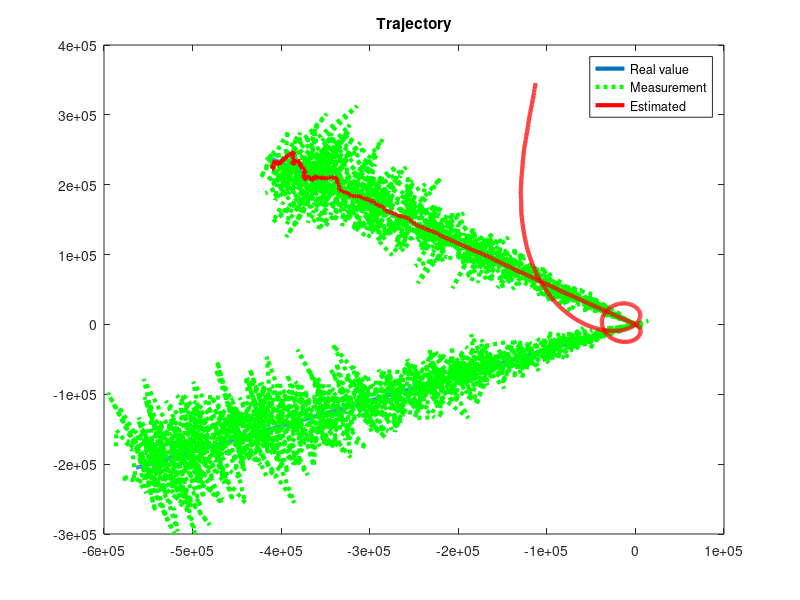
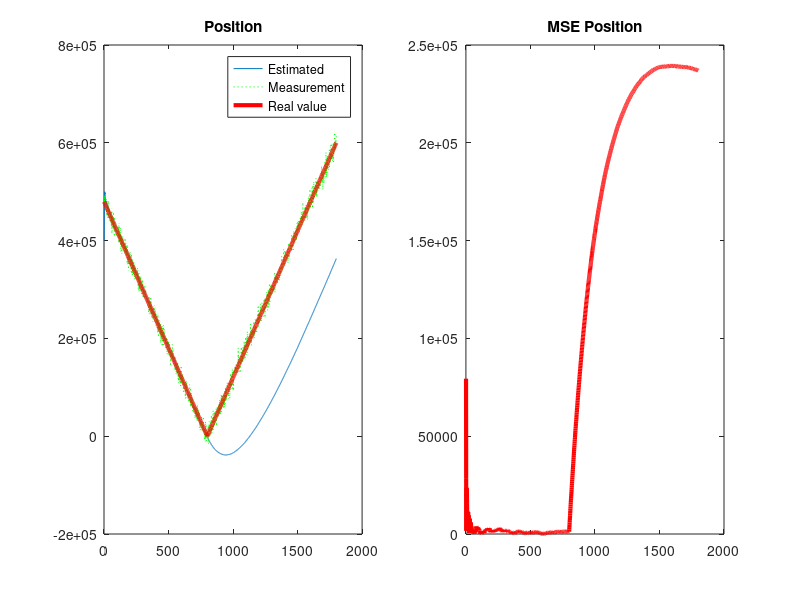
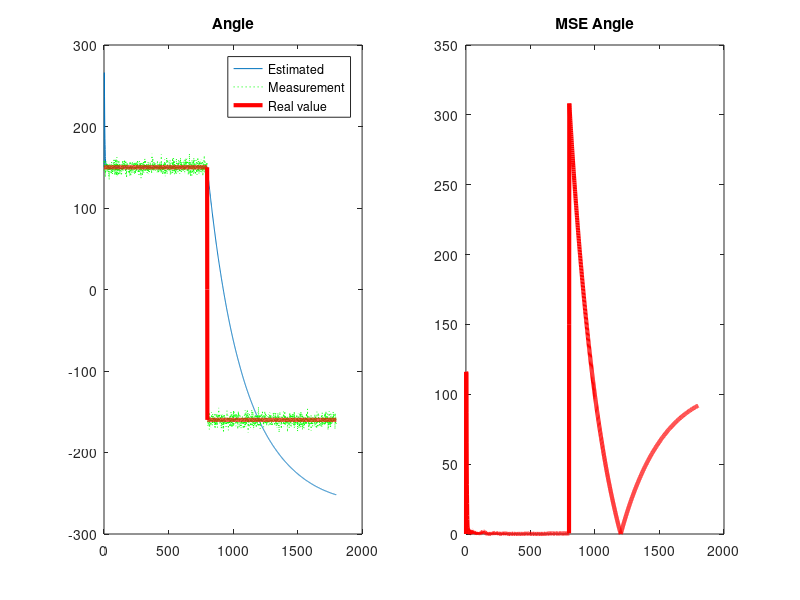

Write the MATLAB code that produced these figures, in order.
function [] = kalman_reset(ver)
%close all
clc

if (nargin < 1)
    ver = 1;
end
m = 1800;
n = 1:m;
K = 800;

T = 1;

s_rho = 1e8;
s_theta = 25;

V = 600;  %Velocidad radial

%Rumbo
R = 330;

%Ruido Blanco
v_rho = s_rho^0.5*randn(size(n));
v_theta = s_theta^0.5*randn(size(n));

%Valores Iniciales
rho  = 400000;
theta = 150;

% Generacion de datos
x(1) = rho*sin(theta*pi/180);
y(1) = rho*cos(theta*pi/180);

for k = 2:K
    x(k) = x(k-1) + V*sin(R*pi/180)*T;
    y(k) = y(k-1) + V*cos(R*pi/180)*T;
end

 R = 200;

for k = K+1:m
    x(k) = x(k-1) + V*sin(R*pi/180)*T;
    y(k) = y(k-1) + V*cos(R*pi/180)*T;
end


x = 39700 +x;
y = -68762 +y;
%plot(n,y,n,x)
%Datos reales
r(1,:) = sqrt( x.^2 + y.^2 );
r(2,:) = (180/pi) *angle(y+1i*x); 

%Datos observados
rm(1,:) = r(1,:) + v_rho;
rm(2,:) = r(2,:) + v_theta;

if  ver == 1
    re = kalman1(s_rho,s_theta,rm,m,r,n);
else
    re = kalman2(s_rho,s_theta,rm,m,r,n);
end
plotResults (x,y,  re, rm, n, m, r)

end

function [re]= kalman1(s_rho,s_theta,rm,m,r,n)
% Prediccion
re(1,1) = 400000; %rho
re(2,1) = 150;% angle
re(3,1) = 600;% radial speed
re(4,1) = 330;% direction

% Covariance Matrix, uncentainty around predictions
P =  diag([s_rho,s_theta,s_rho,s_theta]);%eye(4);

% http://www.bzarg.com/p/how-a-kalman-filter-works-in-pictures/
% A = F, predicton matrix
A = [1 0 1 0; 0 1 0 1; 0 0 1 0; 0 0 0 1];
% C = H , for unit scalation between reading and estimation
C = [1 0 0 0;0 1 0 0 ]; 

% sensor noise
R = [s_rho 0 ; 0 s_theta];

for k = 2:m
    % next state
    % Prediction : 
    re(:,k) = A*re(:,k-1); 
    P = A*P*A'; 
  
    % Update: 
    % Calculando la ganancia Kalman
    K = P*C'/( C*P*C' + R); 

    % Correccion basada en la observacion
    %re(:,k) = re(:,k) + K*(rm(:,k) - C*re(:,k)); % from tutorial
    re(:,k) = re(:,k) + K*(rm(:,k) - re(1:2,k));
    P = (eye(4) - K*C)*P;
end

end

function [re]= kalman2(s_rho,s_theta,rm,m,r,n)
% Prediccion
re(1,1) = 400000;
re(2,1) = 150;
re(3,1) = 600;
re(4,1) = 330;

P =  diag([s_rho,s_theta,s_rho,s_theta]);%eye(4);

A = [1 0 1 0; 0 1 0 1; 0 0 1 0; 0 0 0 1];
C = [1 0 0 0;0 1 0 0 ]; 

R = [s_rho 0 ; 0 s_theta];

for k = 2:m
    re(:,k) = A*re(:,k-1); 
    P = A*P*A'; 
  
    % Calculando la ganancia Kalman
    K = P*C'/( C*P*C' + R); 

    % Correccion basada en la observacion
    re(:,k) = re(:,k) + K*(rm(:,k) - re(1:2,k));
    P = (eye(4) - K*C)*P;
    
        if  abs(re(2,k) - rm(2,k)) > s_theta*4
                re(1,k) = 400000;
                re(2,k) = -150;  
                re(3,k) = 600;
                re(4,k) = 200;

          P = diag([s_rho,s_theta,s_rho,s_theta]);

        end
    
end

end


function plotResults (x,y,re, rm, n, m, r)
linewidth = 3; 
figure
plot(y,x,'LineWidth', linewidth)
hold on
y = re(1,:) .* cosd (re(2,:));
x = re(1,:) .* sind (re(2,:));
yn = rm(1,:) .*cosd (rm(2,:));
xn = rm(1,:) .*sind (rm(2,:));
plot(yn(25:m),xn(25:m),'g:', 'LineWidth', linewidth)
plot(y(25:m),x(25:m),'r', 'LineWidth', linewidth)
title('Trajectory')
legend('Real value','Measurement', 'Estimated')


mse_pos = abs(re(1,:) - r(1,:));
mse_angle = abs(re(2,:) - r(2,:));

figure
subplot(1,2,1)
plot(n,re(1,:),n,rm(1,:),'g:',n,r(1,:),'r', 'LineWidth',linewidth)
legend( 'Estimated','Measurement','Real value')
title('Position')

subplot(1,2,2)
plot(n,mse_pos,'r','LineWidth', linewidth)
title('MSE Position')


figure
subplot(1,2,1)
plot(n,re(2,:),n,rm(2,:),'g:',n,r(2,:),'r','LineWidth', linewidth)
title('Angle')
legend( 'Estimated','Measurement', 'Real value')

subplot(1,2,2)
plot(n,mse_angle,'r','LineWidth', linewidth)
title('MSE Angle')


end
